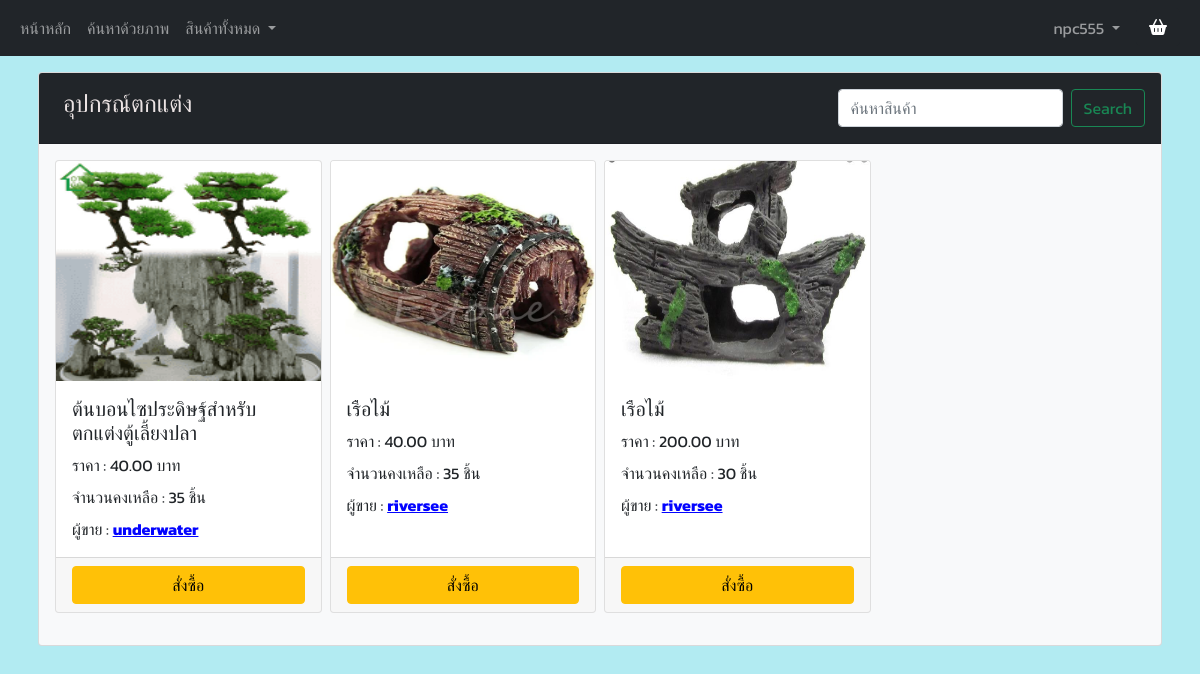
/accessories_product (signed in), run on the app's committed database.
### tables this page shows
CREATE TABLE "accessories_product" (
	"accessories_ID"	INTEGER NOT NULL,
	"accessories_Name"	TEXT NOT NULL,
	"accessories_Price"	NUMERIC NOT NULL,
	"accessories_Amount"	INTEGER NOT NULL,
	"accessories_Description"	TEXT,
	"accessories_Images"	TEXT,
	"accessories_Owner"	TEXT NOT NULL,
	"time"	TEXT,
	PRIMARY KEY("accessories_ID" AUTOINCREMENT)
);

CREATE TABLE "seller" (
	"seller_ID"	TEXT,
	"seller_Firstname"	TEXT,
	"seller_Lastname"	TEXT,
	"seller_Email"	TEXT,
	"seller_Telephone"	TEXT,
	"seller_Address"	TEXT,
	"seller_Line"	TEXT,
	"seller_Facebook"	TEXT,
	"seller_Password"	TEXT,
	"seller_Storename"	TEXT,
	"seller_pic"	TEXT,
	"seller_status"	TEXT,
	"seller_status_color"	TEXT,
	PRIMARY KEY("seller_ID")
);

### app.py (the view, shortened to what this page needs)
@app.route("/accessories_product")
def accessories_product():
    if session.get("user",None) is not None:
        if session.get("role") == 'user':
            with sqlite3.connect("mydata.db") as connect:
                cur = connect.cursor()
                cur.execute("SELECT accessories_product.*, seller.seller_Storename FROM seller INNER JOIN accessories_product ON accessories_product.accessories_Owner = seller.seller_ID order by time desc;")
                accessories_product = cur.fetchall()
                for i in range(len(accessories_product)):
                    accessories_product[i] = list(accessories_product[i])
                    accessories_product[i][2] = str('{:,.2f}'.format(accessories_product[i][2]))
                    accessories_product[i][3] = str('{:,}'.format(int(accessories_product[i][3])))
                    accessories_product[i] = tuple(accessories_product[i])
                return render_template("product_accessories_user.html",accessories=accessories_product, user = session['user'])

### templates/product_accessories_user.html (shortened to what this page needs)
{% extends "header_user.html" %}
{% block content %}
<div class="container p-1 my-0">
</div>
<div class="container p-2">
    <div class="card p-0 bg-light text-dark">
        <div class="card-header bg-dark gx-1">
            <nav class="navbar navbar-expand-lg navbar-dark bg-dark">
                <ul class="navbar-nav me-auto mb-2 mb-lg-0">
                    <li class="nav-item">
                        <h4 class="ms-2" style="color: rgb(235, 227, 227);">อุปกรณ์ตกแต่ง</h4>
                    </li>
                </ul>
                <ul class="navbar-nav">
                    <li class="nav-item">
                        <form class="d-flex" action="tool_product_search" method="POST">
                            <input class="mx-2 form-control" type="search" id="search" name="search"
                                placeholder="ค้นหาสินค้า" aria-label="Search">
                            <button class="btn btn-outline-success" type="submit">Search</button>
                        </form>
                    </li>
                </ul>
            </nav>
        </div>
        <div class="card-body">
            <div class="row g-2">
                {%for row in accessories %}
                <div class="col-md-3 mb-3">
                    <div class="card h-100">
                        <img src={{row.5}} class="card-img-top" width="80px" height="220px">
                        <div class="card-body">
                            <h5 class="card-title">{{row.1}}</h5>
                            <p class="card-text">ราคา : {{row.2}} บาท</p>
                            <p class="card-text">จำนวนคงเหลือ : {{row.3}} ชิ้น</p>
                            <p class="card-text">ผู้ขาย :
                                <a href="/shop_fish/{{row.6}}" style="color: rgb(4, 4, 255);"><b>{{row.8}}</b></a>
                            </p>
                        </div>
                        <div class="card-footer">
                            <div class="d-grid gap-2">
                                <button type="button" class="btn btn-warning myBtn" data-bs-toggle="modal"
                                    data-bs-target="#buy_product{{row.0}}">สั่งซื้อ
                                </button>
                            </div>
                        </div>
                    </div>
                </div>
                {%endfor%}
            </div>
        </div>
    </div>
</div>
{% endblock %}

### static/css/styles.css (style rules this page uses)
p { margin-bottom: 0.5rem; }
a, p, h1, h2, h3, h4, h5, h6, .btn, label, .col-form-label, span, input, textarea, table { font-family: 'Kanit', sans-serif; }

### data on the page
accessories_product: shows a picture, accessories_Name "ต้นบอนไซประดิษฐ์สําหรับตกแต่งตู้เลี้ยงปลา", accessories_Price "40.00", accessories_Amount "35", seller_Storename "underwater"
accessories_product: shows a picture, accessories_Name "เรือไม้", accessories_Price "40.00", accessories_Amount "35", seller_Storename "riversee"
accessories_product: shows a picture, accessories_Name "เรือไม้", accessories_Price "200.00", accessories_Amount "30", seller_Storename "riversee"

### other printed values
{{ user }} "npc555"
